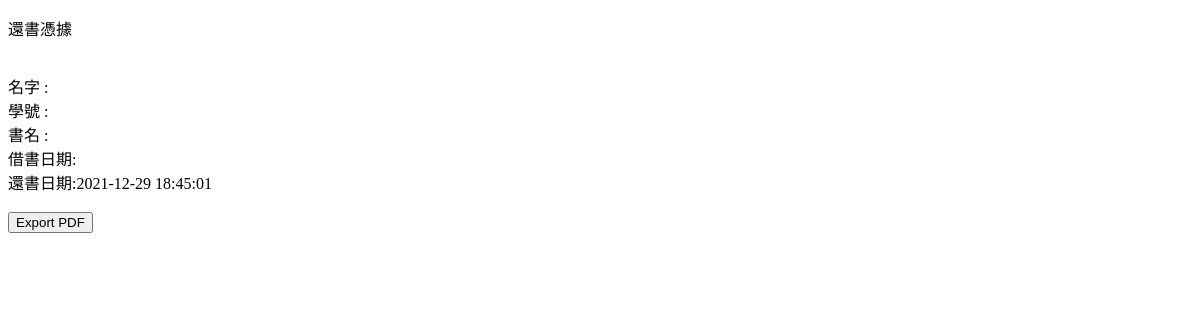
The page /main/php-book/returnReceipt.php?bookuniqueID=4710405004508_0 on the database as committed earlier.
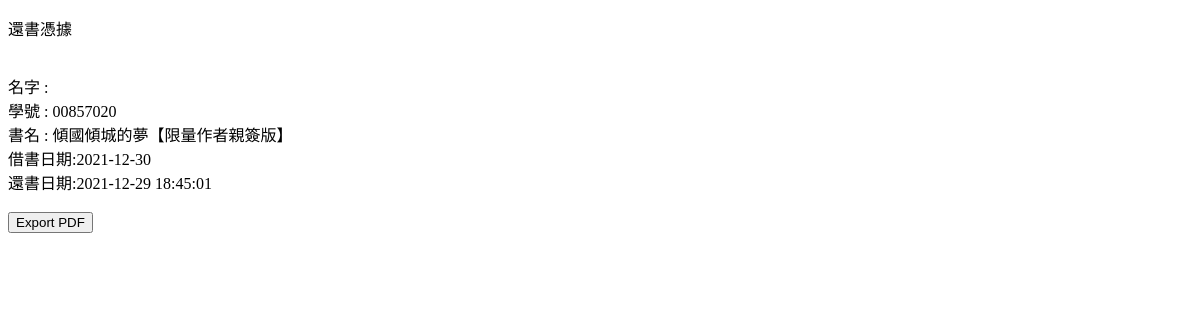
The same page on the database as committed later.
### tables this page shows
CREATE TABLE `user_book_history` (
  `userID` varchar(100) NOT NULL,
  `numbering` int(100) NOT NULL,
  `book_unique_ID` varchar(100) NOT NULL,
  `start_rent_date` varchar(100) NOT NULL,
  `return_date` varchar(100) NOT NULL,
  `lasting_return_date` varchar(100) NOT NULL,
  `book_status` varchar(100) NOT NULL,
  `comment_status` varchar(100) NOT NULL,
  `ISBN` varchar(100) NOT NULL,
  `book_name` varchar(100) NOT NULL
);

### main/php-book/html2pdf_query_API.php (called while the page is built, shortened)
<?php
    function BorrowReturnBook_query_API($uniqueID,$conn){
        $SQL = "SELECT * FROM user_book_history WHERE book_unique_ID = '".$uniqueID."'";
        $result1 = mysqli_query($conn,$SQL);
        $datas=array();
        if ($result1) {
            if (mysqli_num_rows($result1)>0) {
                while ($row = mysqli_fetch_assoc($result1)) {
                    $datas[] = $row;
                }
            }
        }
        else {
        }
        return $datas;
    }
    function userName_query_API($userID,$conn){
        $datas=array();
        return $datas;
    }
?>

### main/php-book/returnReceipt.php (the view, shortened to what this page needs)
<?php
  require_once ("html2pdf_query_API.php");
  $conn = require_once 'config.php';
  $bookuniqueID = $_GET["bookuniqueID"];
  $userID = $_GET["userID"];
  $datas = BorrowReturnBook_query_API($bookuniqueID,$conn);
  $userName = userName_query_API($userID,$conn);
?>
<!DOCTYPE html>
<html lang="en">
    <head>
    </head>
    <body onload="main()">
      <div id="view">
        <p>還書憑據</p>
        <br>
        <h>名字 : <?php echo $userName[0]['username']?></h>
        <br>
        <h>學號 : <?php echo $datas[0]['userID']?></h>
        <br>
        <h>書名 : <?php echo $datas[0]['book_name']?></h>
        <br>
        <h>借書日期:<?php echo $datas[0]['start_rent_date']?></h>
        <br>
        <h>還書日期:<?php echo date("Y-m-d H:i:s");?></h>
      </div>
      <br>
      <button id="export-pdf">Export PDF</button>
    </body>
</html>

Rows that differ between the two databases and show on the page:
added user_book_history: userID "00857020", book_name "傾國傾城的夢【限量作者親簽版】", start_rent_date "2021-12-30"
